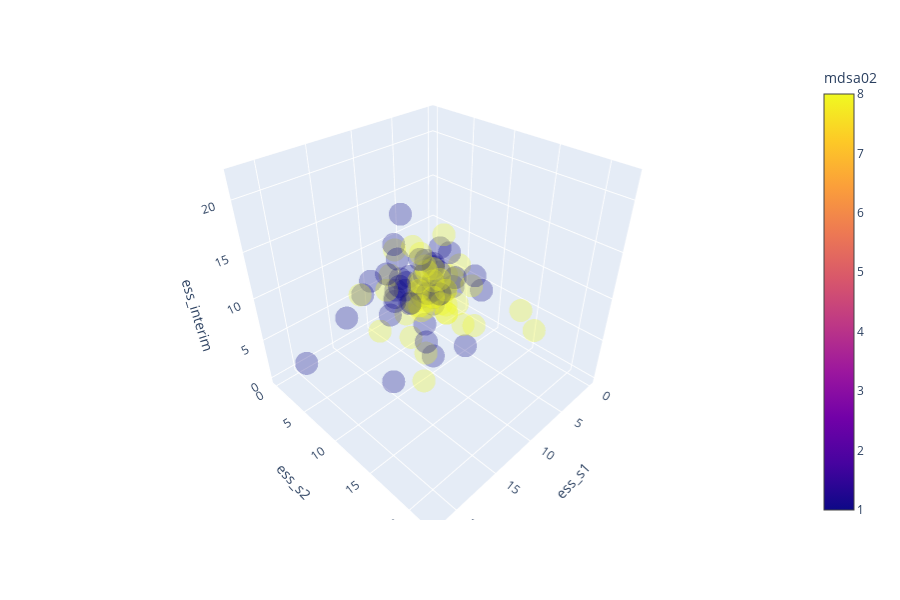

Notebook cell for this chart:
### Code cell
import plotly.express as px
fig = px.scatter_3d(shhs.loc[shhs.mdsa02>0,:], x="ess_s1", y="ess_s2", z="ess_interim", color = "mdsa02", opacity=0.3)
fig.show()

### Figure 1 — Plotly figure (JSON) as saved in the notebook; plotly's stock layout.template omitted (floating-point values rounded to 4 significant figures)
{"data": [{"hoverlabel": {"namelength": 0}, "hovertemplate": "ess_s1=%{x}<br>ess_s2=%{y}<br>ess_interim=%{z}<br>mdsa02=%{marker.color}", "legendgroup": "", "marker": {"color": [8, 1, 8, 8, 1, 8, 1, 8, 1, 8, 8, 8, 8, 1, 1, 1, 1, 1, 8, 1, 8, 1, 8, 1, 8, 1, 1, 8, 8, 1, 1, 1, 1, 8, 1, 8, 8, 1, 1, 1, 8, 1, 8, 8, 1, 8, 8, 8, 1, 8, 1, 1, 1, 1, 1, 1, 1, 1, 1, 8, 8, 8, 8, 8, 8, 1, 8, 8, 8, 1, 1, 8, 1, 8, 8, 8, 8, 8, 8, 8, 1, 1, 1, 8, 8, 1, 1, 8, 8, 8, 1, 8, 1, 8, 8, 1, 1, 8, 8, 1, 1, 8, 8, 8, 1, 1, 8, 8, 1, 8], "coloraxis": "coloraxis", "opacity": 0.3, "symbol": "circle"}, "mode": "markers", "name": "", "scene": "scene", "showlegend": false, "type": "scatter3d", "x": [6, 18, 5, null, 20, 12, 4, 13, 15, 4, 12, 13, 4, 2, 8, 9, 13, 11, 10, 4, 16, 11, 19, 12, 18, 12, 8, 19, 6, 18, 4, 3, 5, 9, 20, 7, 4, 16, 22, 10, 19, 19, 4, 8, 1, 2, 9, 0, 8, 6, 4, 6, 16, 6, 15, 7, 3, 22, 13, 6, 4, 3, 3, 8, 7, 10, 14, 5, 1, 19, 16, 9, 10, 8, 12, null, 4, 5, 11, 10, 1, 10, 4, 4, 11, 15, 9, 6, 17, 8, 9, 3, 22, 13, 17, 10, 6, 10, 4, 8, 5, 10, 17, 12, 9, 18, 3, 3, 13, 3], "y": [8, 14, 4, 12, 2, 7, 7, 10, 14, 4, 15, 4, 6, 0, 3, 15, 13, 11, 6, 5, 11, 8, 18, 14, 16, 8, 4, 13, 4, 14, 5, 4, 5, 6, 20, 7, 5, 12, 20, 6, 18, 15, 7, 9, 3, 4, 7, 0, 2, 19, 2, 7, 7, 6, 7, 10, 3, 13, 17, 8, 6, 2, 3, 13, 4, 12, 8, 4, 5, 22, 16, 13, 3, 3, 11, 6, 6, 3, 14, 20, 0, 9, 4, 2, 12, 14, 8, 5, 8, 6, 9, 3, 18, 12, 21, 15, 4, 8, 2, 1, 6, 8, 18, 12, 4, 13, 5, 4, 10, 3], "z": [4, 16, 5, 7, 2, 14, 6, 6, 11, null, 16, null, 7, 0, 7, 12, 14, 3, 5, 4, 15, 8, 10, null, 16, 18, 7, 12, 5, 20, 10, 6, 4, 6, 22, 7, 4, 17, 22, 8, 18, 16, 7, 8, 2, 3, 6, 1, 4, 8, 3, 6, 11, 9, 12, 10, 1, 15, null, 4, 3, 0, 2, 11, 11, 15, 11, 3, 1, 16, 16, 7, null, null, 4, null, null, 5, null, 13, 0, 3, 7, 0, 10, 16, 12, 8, 12, 5, 10, 6, 12, 15, 16, 14, 9, 9, 8, 1, 5, 10, 22, 13, 7, 17, 4, 5, 10, 2]}], "layout": {"coloraxis": {"colorbar": {"title": {"text": "mdsa02"}}, "colorscale": [[0, "#0d0887"], [0.1111, "#46039f"], [0.2222, "#7201a8"], [0.3333, "#9c179e"], [0.4444, "#bd3786"], [0.5556, "#d8576b"], [0.6667, "#ed7953"], [0.7778, "#fb9f3a"], [0.8889, "#fdca26"], [1, "#f0f921"]]}, "height": 600, "legend": {"tracegroupgap": 0}, "margin": {"t": 60}, "scene": {"domain": {"x": [0, 0.98], "y": [0, 1]}, "xaxis": {"title": {"text": "ess_s1"}}, "yaxis": {"title": {"text": "ess_s2"}}, "zaxis": {"title": {"text": "ess_interim"}}}}}
